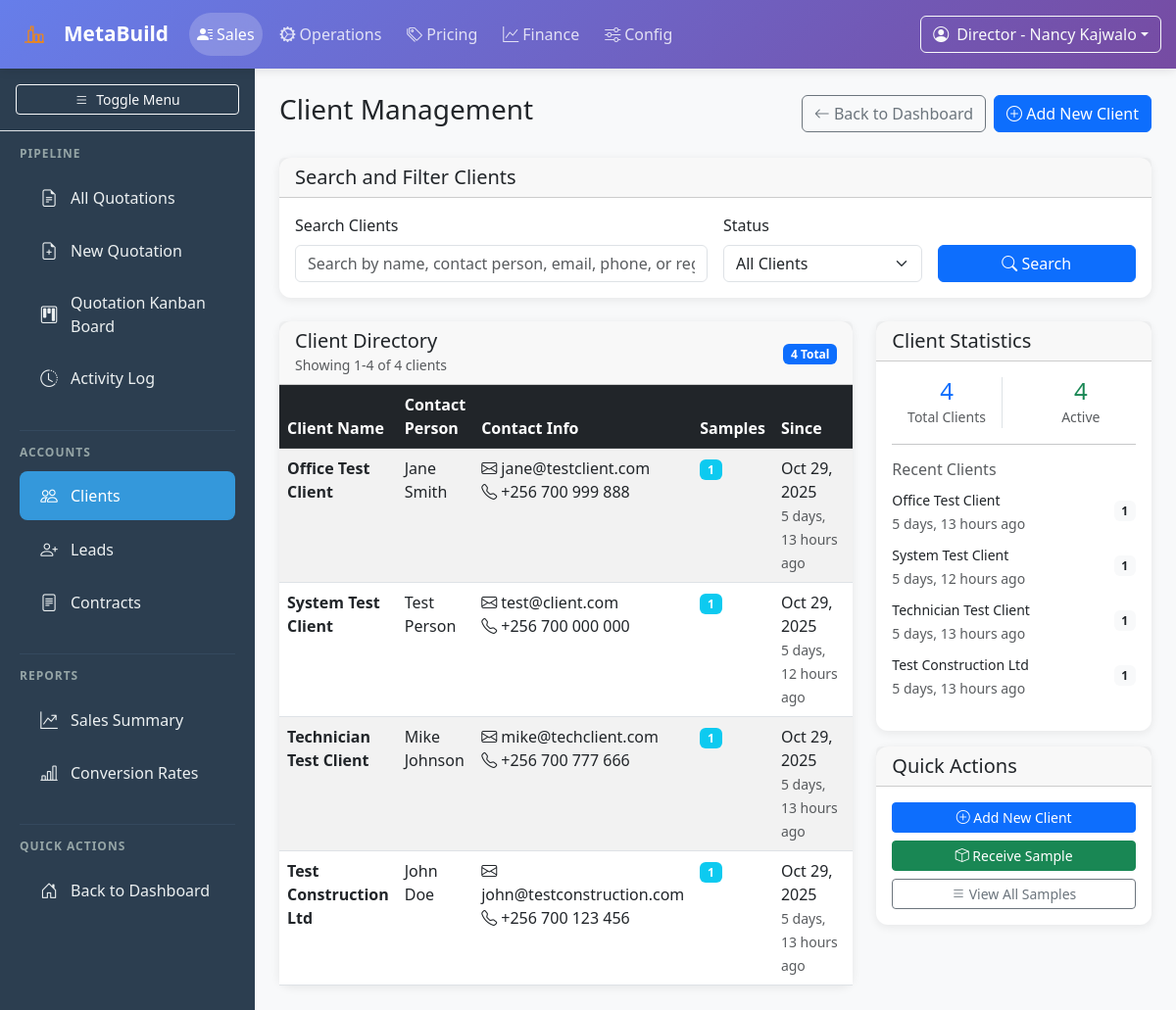
The app's page /sales/clients/ (signed in), older data.
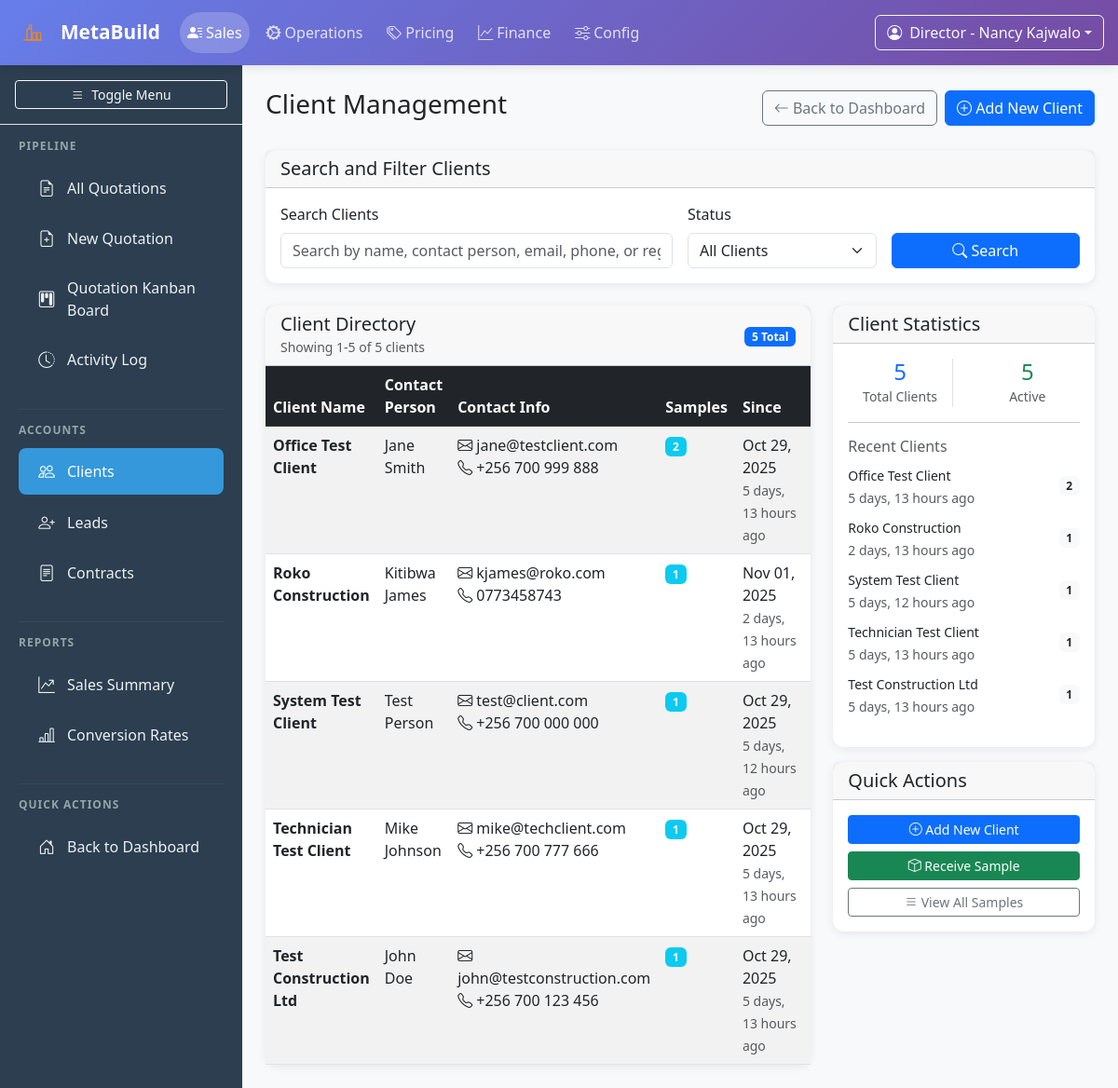
The same page, newer data.
### operations/models.py (models this page shows, shortened)
class Client(models.Model):
    name = models.CharField(max_length=200, help_text="Client or company name")
    contact_person = models.CharField(max_length=200, blank=True, help_text="Primary contact person")
    email = models.EmailField(blank=True)
    phone = models.CharField(max_length=20, blank=True)
    address = models.TextField(blank=True)
    company_registration = models.CharField(max_length=100, blank=True, help_text="Company registration number")
    is_active = models.BooleanField(default=True)
    created_at = models.DateTimeField(auto_now_add=True)
    updated_at = models.DateTimeField(auto_now=True)
    class Meta:
        verbose_name = "Client"
        verbose_name_plural = "Clients"
        ordering = ['name']

### sales/views.py (the view, shortened to what this page needs)
# urls.py: path('clients/', views.client_management, name='client_management'),
@login_required
def clients(request):
    if not check_client_management_access(request.user):
        raise PermissionDenied("Client management access required. Office Staff, Lab Manager, and Directors only.")
    search_query = request.GET.get('search', '')
    status_filter = request.GET.get('status', '')
    clients = Client.objects.all().annotate(
        sample_count=Count('samples')
    )
    if status_filter == 'active':
        clients = clients.filter(is_active=True)
    elif status_filter == 'inactive':
        clients = clients.filter(is_active=False)
    clients = clients.order_by('name')
    total_clients = Client.objects.count()
    active_clients = Client.objects.filter(is_active=True).count()
    inactive_clients = Client.objects.filter(is_active=False).count()
    paginator = Paginator(clients, 25)
    page_number = request.GET.get('page')
    page_obj = paginator.get_page(page_number)
    context = get_base_context(request.user)
    context.update({
        'page_title': 'Client Management',
        'page_obj': page_obj,
        'clients': page_obj,
        'search_query': search_query,
        'status_filter': status_filter,
        'total_clients': total_clients,
        'active_clients': active_clients,
        'inactive_clients': inactive_clients,
        'can_manage_clients': check_client_management_access(request.user),
    })
    return render(request, 'sales/clients.html', context)

### core/models.py (called while the page is built)
    def get_role_display(self):
        return dict(self.ROLE_CHOICES).get(self.role, self.role)

    def get_accessible_modules(self):
        access_matrix = {
            'director': ['sales', 'operations', 'pricing', 'finance', 'config'],
            'lab_manager': ['sales', 'operations', 'pricing', 'finance'],  # Added sales for client management
            'office_staff': ['sales', 'operations', 'finance'],  # Added operations for sample intake
            'technician': ['operations'],
        }
        return access_matrix.get(self.role, [])

### sales/views.py (called while the page is built)
def get_base_context(user):
    return {
        'accessible_modules': user.get_accessible_modules() if user.is_authenticated else [],
        'user_role': user.role if user.is_authenticated else None,
    }

def check_client_management_access(user):
    return user.role in ['office_staff', 'lab_manager', 'director']

### templates/sales/clients.html (shortened to what the changed rows need)
{% extends 'sales/base_sales.html' %}
{% block content %}
<div class="d-flex justify-content-between align-items-center mb-4">
    <h1 class="h3">{{ page_title }}</h1>
</div>
<div class="row">
    <div class="col-md-8">
        <div class="card">
            <div class="card-header">
                <div class="row align-items-center">
                    <div class="col">
                        <h5 class="card-title mb-0">Client Directory</h5>
                        <small class="text-muted">Showing {{ page_obj.start_index }}-{{ page_obj.end_index }} of {{ total_clients }} clients</small>
                    </div>
                    <div class="col-auto">
                        <span class="badge bg-primary">{{ total_clients }} Total</span>
                    </div>
                </div>
            </div>
            <div class="card-body p-0">
                <div class="table-responsive">
                    <table class="table table-striped table-hover mb-0">
                        <thead class="table-dark">
                            <tr>
                                <th>Client Name</th>
                                <th>Contact Person</th>
                                <th>Contact Info</th>
                                <th>Samples</th>
                                <th>Since</th>
                                <th>Status</th>
                            </tr>
                        </thead>
                        <tbody>
                            {% for client in clients %}
                                <tr>
                                    <td>
                                        <div class="fw-semibold">{{ client.name }}</div>
                                    </td>
                                    <td>
                                        {% if client.contact_person %}
                                            {{ client.contact_person }}
                                        {% else %}
                                            <span class="text-muted">Not specified</span>
                                        {% endif %}
                                    </td>
                                    <td>
                                        {% if client.email %}
                                            <div><i class="bi bi-envelope"></i> {{ client.email }}</div>
                                        {% endif %}
                                        {% if client.phone %}
                                            <div><i class="bi bi-telephone"></i> {{ client.phone }}</div>
                                        {% endif %}
                                    </td>
                                    <td>
                                        <span class="badge bg-info">{{ client.sample_count }}</span>
                                    </td>
                                    <td>
                                        <div>{{ client.created_at|date:"M d, Y" }}</div>
                                        <small class="text-muted">{{ client.created_at|timesince }} ago</small>
                                    </td>
                                    <td>
                                    </td>
                                </tr>
                            {% endfor %}
                        </tbody>
                    </table>
                </div>
            </div>
        </div>
    </div>
    <div class="col-md-4">
        <div class="card">
            <div class="card-body">
                <div class="row text-center">
                    <div class="col-6">
                        <div class="border-end">
                            <h4 class="text-primary mb-0">{{ total_clients }}</h4>
                            <small class="text-muted">Total Clients</small>
                        </div>
                    </div>
                    <div class="col-6">
                        <h4 class="text-success mb-0">{{ active_clients }}</h4>
                        <small class="text-muted">Active</small>
                    </div>
                </div>
                <div class="mb-3">
                    {% for client in clients|slice:":5" %}
                        <div class="d-flex justify-content-between align-items-center mb-2">
                            <div>
                                <small class="fw-medium">{{ client.name }}</small>
                                <br>
                                <small class="text-muted">{{ client.created_at|timesince }} ago</small>
                            </div>
                            <span class="badge bg-light text-dark">{{ client.sample_count }}</span>
                        </div>
                    {% endfor %}
                </div>
            </div>
        </div>
    </div>
</div>
{% endblock %}

Row changes from the older to the newer data that the page shows:
computed for Client "Office Test Client": sample_count "1" → "2"
added Client: name "Roko Construction", contact_person "Kitibwa James", email "kjames@roko.com", phone "0773458743", sample_count "1", created_at "Nov 01, 2025", created_at "2 days, 13 hours"
Text that changed along with them:
{{ page_obj.end_index }}: "4" → "5"
{{ total_clients }}: "4" → "5"
{{ active_clients }}: "4" → "5"
